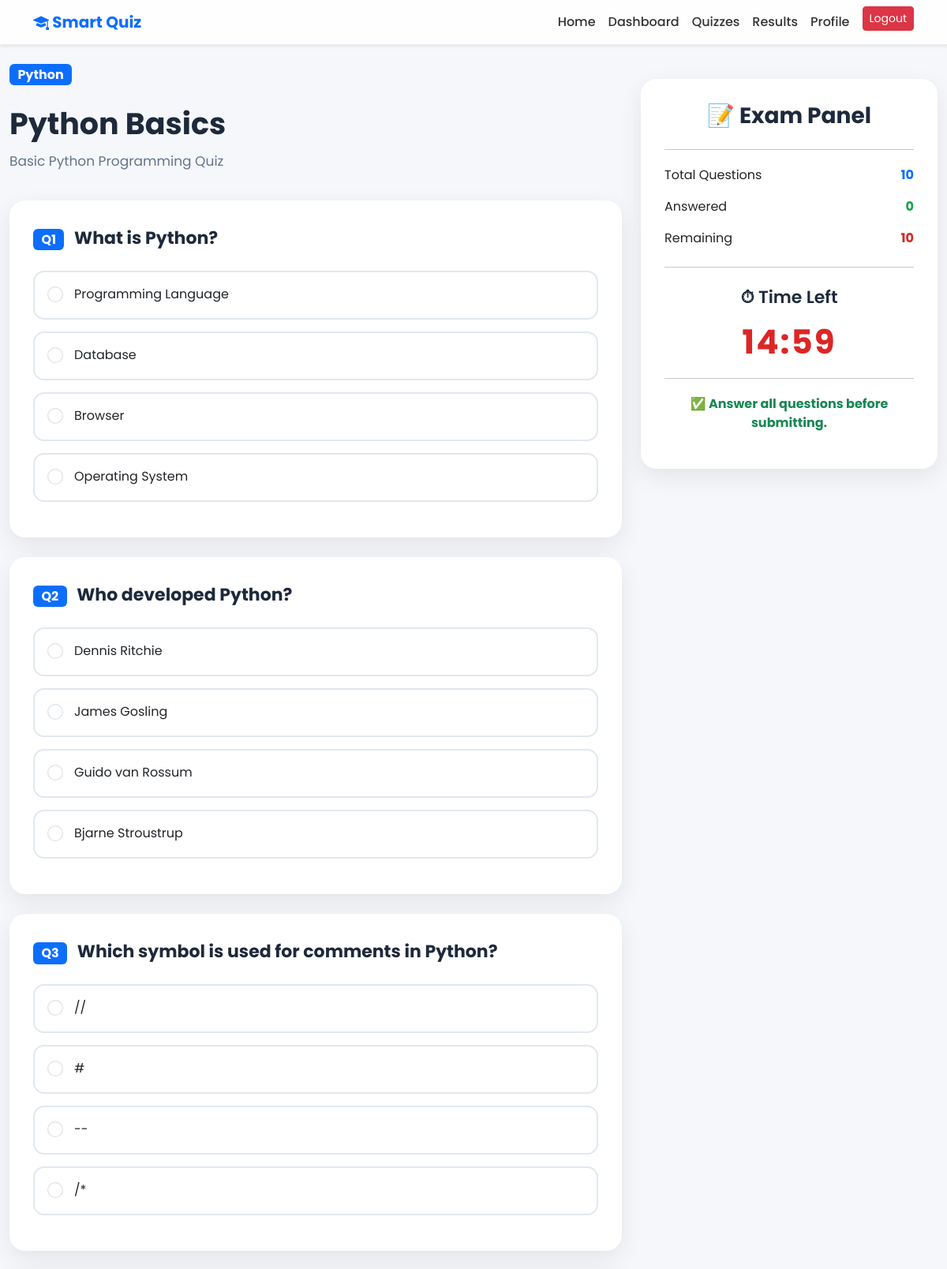
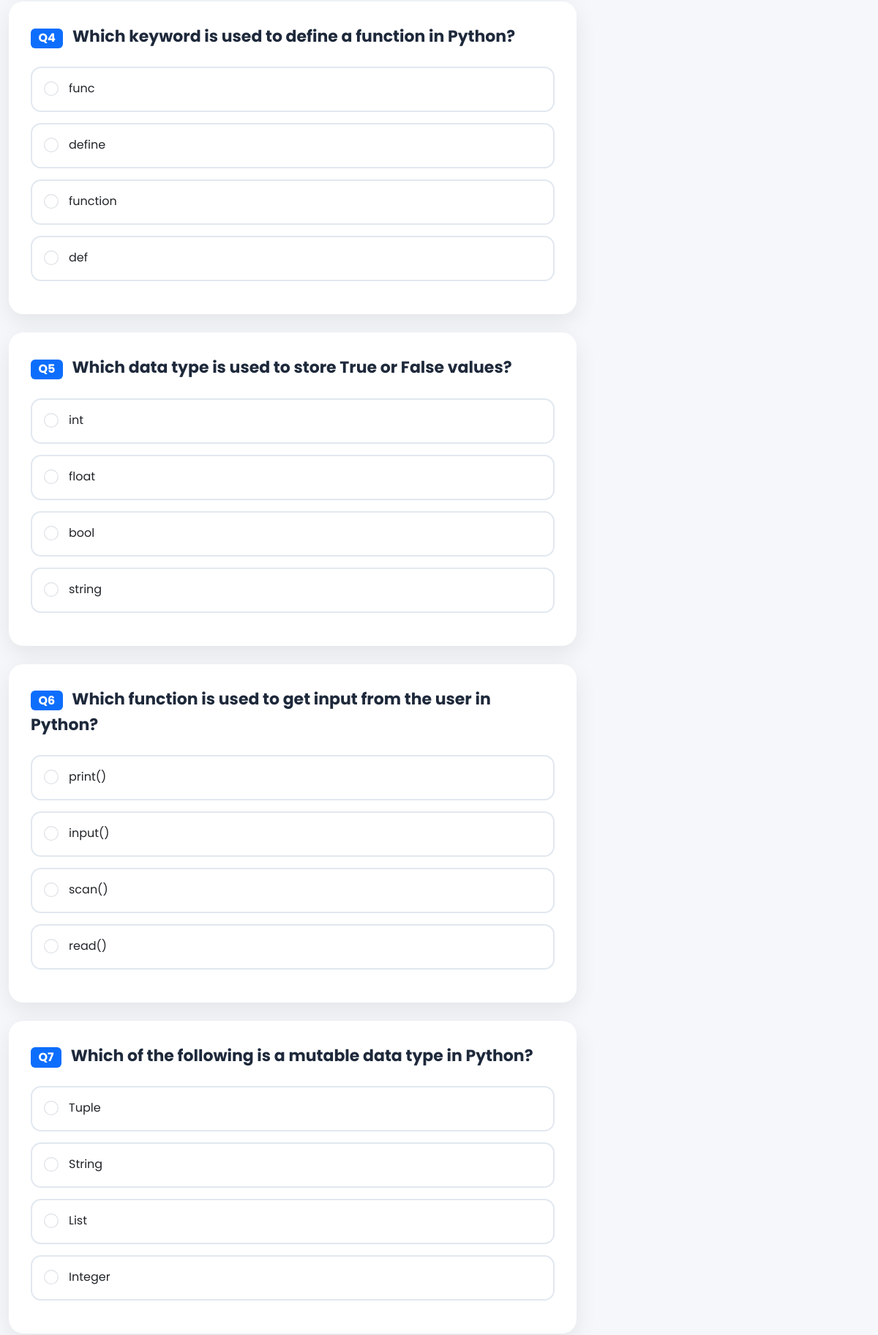
The app's page /quiz/1/ (signed in, upper part) with its own data (2 pictures, top to bottom).
### quiz/models.py (models this page shows, shortened)
class Quiz(models.Model):
    title = models.CharField(max_length=200)
    subject = models.ForeignKey(Subject, on_delete=models.CASCADE)
    description = models.TextField(blank=True, default="")
    duration = models.IntegerField(help_text="Duration in minutes")
    total_marks = models.IntegerField(default=0)

class Subject(models.Model):
    name = models.CharField(max_length=100)
    def __str__(self):
        return self.name

class Question(models.Model):
    quiz = models.ForeignKey(Quiz, on_delete=models.CASCADE)
    question = models.TextField()
    option1 = models.CharField(max_length=200, default="")
    option2 = models.CharField(max_length=200, default="")
    option3 = models.CharField(max_length=200, default="")
    option4 = models.CharField(max_length=200, default="")
    correct_option = models.IntegerField(default=1)
    marks = models.IntegerField(default=1)

### quiz/views.py (the view, shortened to what this page needs)
# urls.py: path('quiz/<int:quiz_id>/', views.start_quiz, name='start_quiz'),
@login_required
def start_quiz(request, quiz_id):
    quiz = Quiz.objects.get(id=quiz_id)
    questions = Question.objects.filter(quiz=quiz)
    return render(request, 'start_quiz.html', {
        'quiz': quiz,
        'questions': questions
    })

### templates/start_quiz.html (shortened to what this page needs)
{% extends "base.html" %}
{% load static %}
{% block css %}
<link rel="stylesheet" href="{% static 'css/start_quiz.css' %}">
{% endblock %}
{% block content %}
<div class="container-fluid py-4">
    <div class="row">
        <div class="col-lg-8">
            <div class="quiz-header">
    <span class="badge bg-primary fs-6 mb-3">
        {{ quiz.subject }}
    </span>
    <h1 class="quiz-title">
        {{ quiz.title }}
    </h1>
    <p class="quiz-description">
        {{ quiz.description }}
    </p>
</div>
<form method="POST" id="quizForm">
{% for question in questions %}
<div class="card quiz-card">
    <div class="card-body">
        <h5 class="fw-bold mb-4">
<span class="badge bg-primary me-2 fs-6">
    Q{{ forloop.counter }}
</span>
{{ question.question }}
</h5>
        <div class="option-box">
    <div class="form-check">
        <input
            class="form-check-input"
            type="radio"
            name="q{{ question.id }}"
            value="1">
        <label class="form-check-label ms-2">
            {{ question.option1 }}
        </label>
    </div>
</div>
        <div class="option-box">
    <div class="form-check">
        <input
            class="form-check-input"
            type="radio"
            name="q{{ question.id }}"
            value="2">
        <label class="form-check-label ms-2">
            {{ question.option2 }}
        </label>
    </div>
</div>
        <div class="option-box">
    <div class="form-check">
        <input
            class="form-check-input"
            type="radio"
            name="q{{ question.id }}"
            value="3">
        <label class="form-check-label ms-2">
            {{ question.option3 }}
        </label>
    </div>
</div>
        <div class="option-box">
    <div class="form-check">
        <input
            class="form-check-input"
            type="radio"
            name="q{{ question.id }}"
            value="4">
        <label class="form-check-label ms-2">
            {{ question.option4 }}
        </label>
    </div>
</div>
    </div>
</div>
{% endfor %}
</form>
        </div>
        <div class="col-lg-4">
            <div class="card quiz-card exam-panel">
    <div class="card-body text-center">
        <h3 class="panel-title">
    📝 Exam Panel
</h3>
        <hr>
        <div class="d-flex justify-content-between mb-3">
    <span>Total Questions</span>
    <span class="fw-bold text-primary">
        {{ questions|length }}
    </span>
</div>
<div class="d-flex justify-content-between mb-3">
    <span>Answered</span>
   <span id="answeredCount"
      class="counter success-counter">
    0
</span>
</div>
<div class="d-flex justify-content-between mb-4">
    <span>Remaining</span>
   <span id="remainingCount"
      class="counter danger-counter">
    {{ questions|length }}
</span>
</div>
<hr>
<h5 class="text-center">
    ⏱ Time Left
</h5>
<h2 id="timer" class="timer">
</h2>
<hr>
<p class="text-success fw-bold text-center">
✅ Answer all questions before submitting.
</p>
    </div>
</div>
        </div>
    </div>
</div>
{% endblock %}

### static/css/start_quiz.css (style rules this page uses)
body { background:#f5f7fb; }
.quiz-card { border:none; border-radius:18px; box-shadow:0 10px 25px rgba(0,0,0,.08); margin-bottom:25px; }
.exam-panel { position:sticky; top:90px; }
.option-box { border:2px solid #e2e8f0; border-radius:14px; padding:16px 18px; margin-bottom:15px; cursor:pointer; transition:.3s; background:#fff; }
.form-check-input { transform:scale(1.25); margin-top:4px; cursor:pointer; }
.quiz-header { margin-bottom:35px; }
.quiz-title { font-size:38px; font-weight:700; color:#1e293b; margin-top:10px; }
.quiz-description { color:#64748b; font-size:17px; margin-top:10px; line-height:1.7; }
.exam-panel { position: sticky; top: 100px; border:none; border-radius:20px; box-shadow:0 15px 35px rgba(0,0,0,.08); }
.panel-title { font-size:28px; font-weight:700; color:#1e293b; margin-bottom:25px; }
.exam-panel hr { margin:20px 0; }
.exam-panel span { font-size:16px; }
.exam-panel h2 { font-size:42px; }
.quiz-card { border:none; border-radius:20px; box-shadow:0 10px 30px rgba(0,0,0,.08); transition:.3s; }
.quiz-card .card-body { padding:30px; }
.quiz-card h5 { font-size:22px; font-weight:600; color:#1e293b; line-height:1.6; }
.timer { font-size:42px; font-weight:700; color:#dc2626; letter-spacing:2px; text-align:center; margin:15px 0; }
.counter { font-size:18px; font-weight:700; }
.success-counter { color:#16a34a; }
.danger-counter { color:#dc2626; }

### templates/base.html (style rules this page uses)
body { font-family:'Poppins',sans-serif; }

### records on screen
Quiz: subject "Python", title "Python Basics", description "Basic Python Programming Quiz"
Question: question "What is Python?", option1 "Programming Language", option2 "Database", option3 "Browser", option4 "Operating System"
Question: question "Who developed Python?", option1 "Dennis Ritchie", option2 "James Gosling", option3 "Guido van Rossum", option4 "Bjarne Stroustrup"
Question: question "Which symbol is used for comments in Python?", option1 "//", option2 "#", option3 "--", option4 "/*"
Question: question "Which keyword is used to define a function in Python?", option1 "func", option2 "define", option3 "function", option4 "def"
Question: question "Which data type is used to store True or False values?", option1 "int", option2 "float", option3 "bool", option4 "string"
Question: question "Which function is used to get input from the user in Python?", option1 "print()", option2 "input()", option3 "scan()", option4 "read()"
Question: question "Which of the following is a mutable data type in Python?", option1 "Tuple", option2 "String", option3 "List", option4 "Integer"

### other values on screen
{{ questions|length }} "10"
